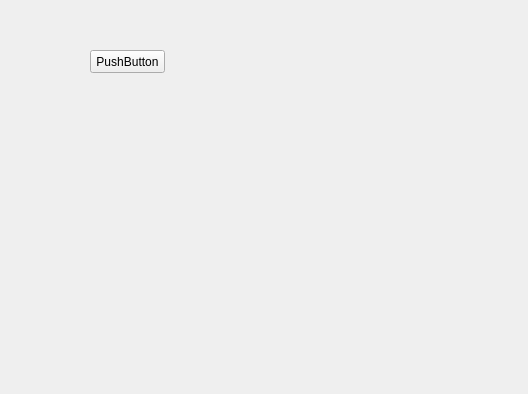
<?xml version="1.0" encoding="UTF-8"?>
<ui version="4.0">
 <class>Widget</class>
 <widget class="QWidget" name="Widget">
  <property name="geometry">
   <rect>
    <x>0</x>
    <y>0</y>
    <width>528</width>
    <height>394</height>
   </rect>
  </property>
  <property name="windowTitle">
   <string>Widget</string>
  </property>
  <widget class="QPushButton" name="pushButton">
   <property name="geometry">
    <rect>
     <x>90</x>
     <y>50</y>
     <width>75</width>
     <height>23</height>
    </rect>
   </property>
   <property name="text">
    <string>PushButton</string>
   </property>
  </widget>
 </widget>
 <layoutdefault spacing="6" margin="11"/>
 <resources/>
 <connections/>
</ui>
